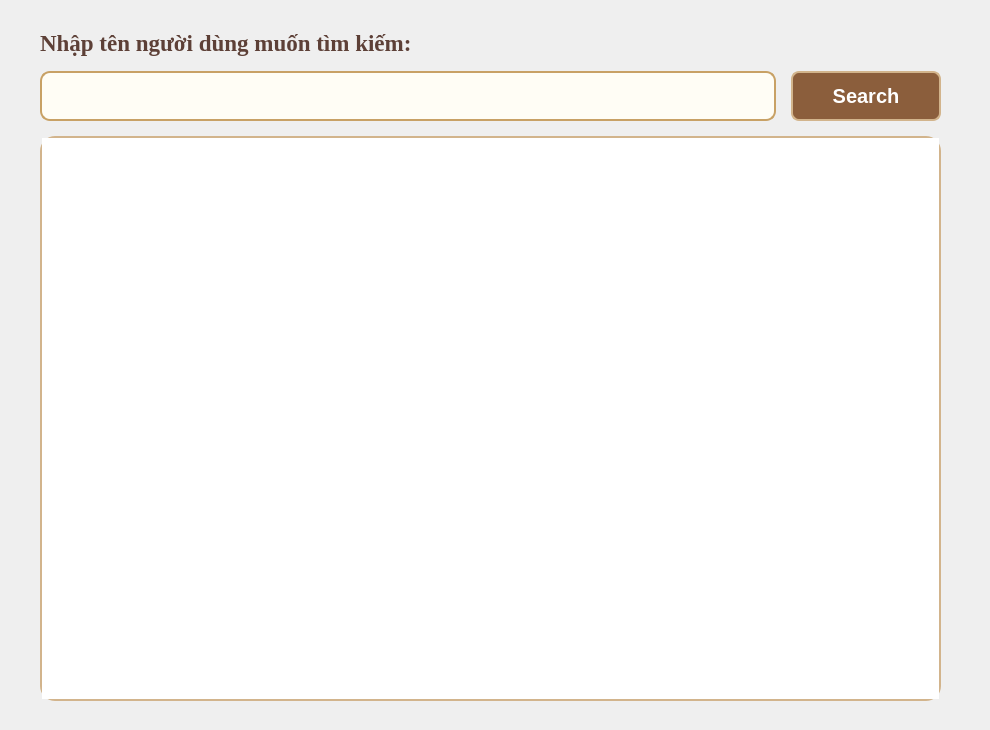
      <widget class="QWidget" name="search">
       <widget class="QWidget" name="layoutWidget">
        <property name="geometry">
         <rect>
          <x>0</x>
          <y>10</y>
          <width>981</width>
          <height>711</height>
         </rect>
        </property>
        <layout class="QHBoxLayout" name="horizontalLayout_13">
         <item>
          <spacer name="horizontalSpacer_9">
           <property name="orientation">
            <enum>Qt::Horizontal</enum>
           </property>
           <property name="sizeType">
            <enum>QSizePolicy::Fixed</enum>
           </property>
           <property name="sizeHint" stdset="0">
            <size>
             <width>40</width>
             <height>20</height>
            </size>
           </property>
          </spacer>
         </item>
         <item>
          <layout class="QVBoxLayout" name="verticalLayout_8">
           <property name="spacing">
            <number>15</number>
           </property>
           <item>
            <spacer name="verticalSpacer_8">
             <property name="orientation">
              <enum>Qt::Vertical</enum>
             </property>
             <property name="sizeType">
              <enum>QSizePolicy::Fixed</enum>
             </property>
             <property name="sizeHint" stdset="0">
              <size>
               <width>20</width>
               <height>20</height>
              </size>
             </property>
            </spacer>
           </item>
           <item>
            <widget class="QLabel" name="search_user_label">
             <property name="font">
              <font>
               <family>Times New Roman</family>
               <pointsize>-1</pointsize>
               <weight>75</weight>
               <bold>true</bold>
              </font>
             </property>
             <property name="styleSheet">
              <string notr="true">    font-size: 23px;
    color: #5d4037;
border: 0 0 0 0;
font-family: &quot;Times New Roman&quot;;
font-weight: bold;</string>
             </property>
             <property name="text">
              <string>Nhập tên người dùng muốn tìm kiếm:</string>
             </property>
             <property name="wordWrap">
              <bool>true</bool>
             </property>
            </widget>
           </item>
           <item>
            <layout class="QHBoxLayout" name="horizontalLayout_12">
             <item>
              <widget class="QLineEdit" name="search_bar_user">
               <property name="minimumSize">
                <size>
                 <width>0</width>
                 <height>50</height>
                </size>
               </property>
               <property name="styleSheet">
                <string notr="true">QLineEdit {
    background-color: #fffdf5;
    border: 2px solid #c8a165;
    border-radius: 10px;
    padding: 5px;
color: black;
    font-size: 25px;
font-family: &quot;Times New Roman&quot;;
font-weight: bold;
}

QLineEdit:focus {
    border: 2px solid #8b5e3c;
}</string>
               </property>
              </widget>
             </item>
             <item>
              <widget class="QPushButton" name="search_button_user">
               <property name="minimumSize">
                <size>
                 <width>150</width>
                 <height>50</height>
                </size>
               </property>
               <property name="styleSheet">
                <string notr="true">QPushButton {
    background-color: #8b5e3c;
    color: white;
    border-radius: 8px;
    padding: 5px;
font-size: 20px;
font-weight: bold;
    border: 2px solid #d2b48c;
}

QPushButton:hover {
    background-color: #a97449;
}

QPushButton:pressed {
background-color: #3e2723;
}</string>
               </property>
               <property name="text">
                <string>Search</string>
               </property>
              </widget>
             </item>
            </layout>
           </item>
           <item>
            <widget class="QTextEdit" name="search_user_result">
             <property name="styleSheet">
              <string notr="true">    font-size: 20px;
    color: #5d4037;
font-family: &quot;Times New Roman&quot;;
    border: 2px solid #d2b48c;
    border-radius: 15px;</string>
             </property>
             <property name="readOnly">
              <bool>true</bool>
             </property>
            </widget>
           </item>
           <item>
            <spacer name="verticalSpacer_9">
             <property name="orientation">
              <enum>Qt::Vertical</enum>
             </property>
             <property name="sizeType">
              <enum>QSizePolicy::Fixed</enum>
             </property>
             <property name="sizeHint" stdset="0">
              <size>
               <width>20</width>
               <height>20</height>
              </size>
             </property>
            </spacer>
           </item>
          </layout>
         </item>
         <item>
          <spacer name="horizontalSpacer_10">
           <property name="orientation">
            <enum>Qt::Horizontal</enum>
           </property>
           <property name="sizeType">
            <enum>QSizePolicy::Fixed</enum>
           </property>
           <property name="sizeHint" stdset="0">
            <size>
             <width>40</width>
             <height>20</height>
            </size>
           </property>
          </spacer>
         </item>
        </layout>
       </widget>
      </widget>
